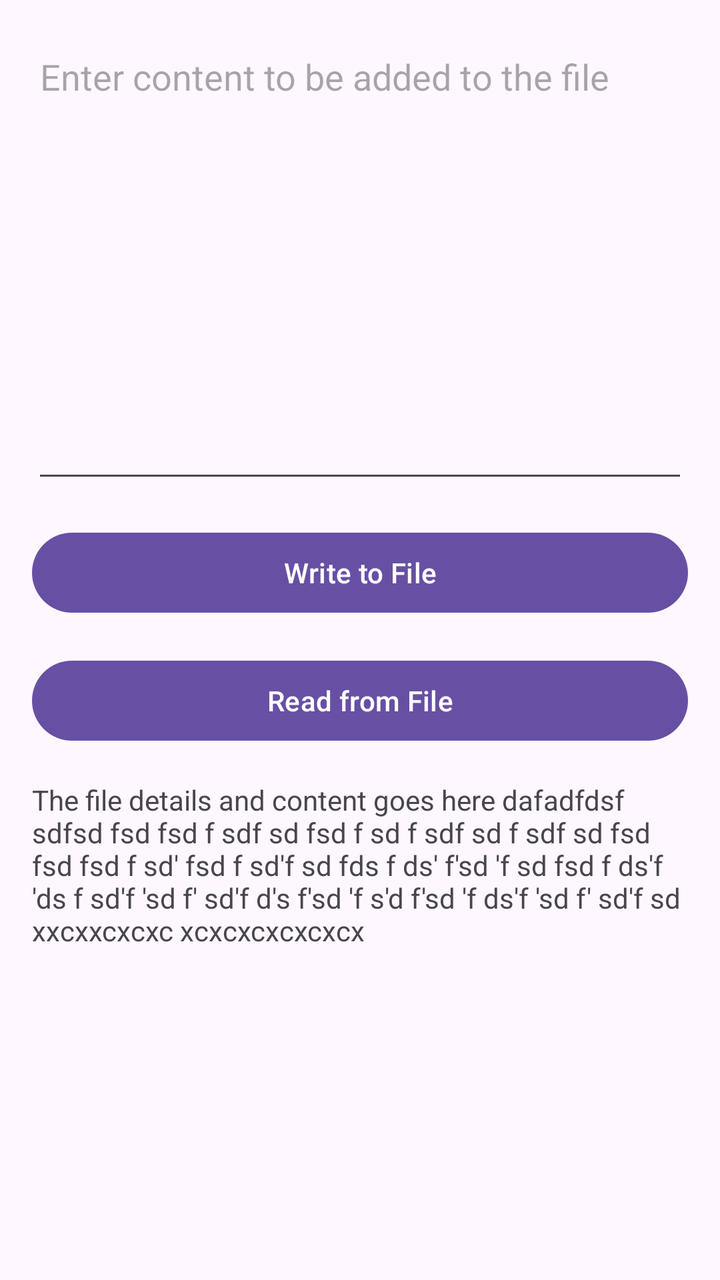
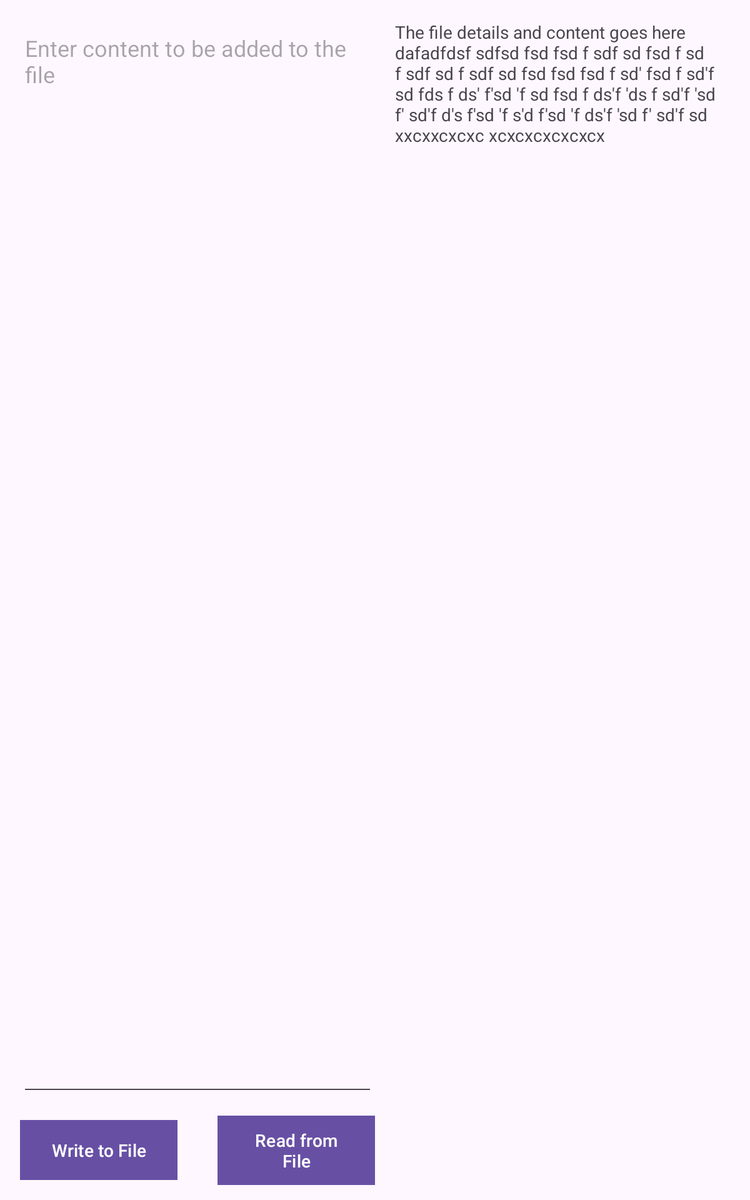

The same Android screen from two of the app's own layout files: first res/layout/ as a phone draws it, then the repository's variant for another configuration, drawn on a device whose configuration selects that folder. Both files follow.
<!-- AndroidManifest.xml: application theme Theme.ANDROIDDemos -->
<!-- res/layout/activity_files_with_data_directory.xml -->
<?xml version="1.0" encoding="utf-8"?>
<androidx.constraintlayout.widget.ConstraintLayout xmlns:android="http://schemas.android.com/apk/res/android"
    xmlns:app="http://schemas.android.com/apk/res-auto"
    xmlns:tools="http://schemas.android.com/tools"
    android:layout_width="match_parent"
    android:layout_height="match_parent"
    tools:context=".file_storage_demo.files_with_data_directory.FilesWithDataDirectory">

    <EditText
        android:id="@+id/etContentForFileDataDir"
        android:layout_width="0dp"
        android:layout_height="wrap_content"
        android:layout_marginStart="16dp"
        android:layout_marginTop="16dp"
        android:layout_marginEnd="16dp"
        android:gravity="start"
        android:hint="Enter content to be added to the file"
        android:isScrollContainer="true"
        android:minLines="10"
        app:layout_constraintEnd_toEndOf="parent"
        app:layout_constraintStart_toStartOf="parent"
        app:layout_constraintTop_toTopOf="parent" />

    <Button
        android:id="@+id/btnWriteToFileDataDir"
        android:layout_width="0dp"
        android:layout_height="wrap_content"
        android:layout_marginStart="16dp"
        android:layout_marginTop="16dp"
        android:layout_marginEnd="16dp"
        android:text="Write to File"
        app:layout_constraintEnd_toEndOf="parent"
        app:layout_constraintStart_toStartOf="parent"
        app:layout_constraintTop_toBottomOf="@+id/etContentForFileDataDir" />

    <Button
        android:id="@+id/btnReadFromFileDataDir"
        android:layout_width="0dp"
        android:layout_height="wrap_content"
        android:layout_marginStart="16dp"
        android:layout_marginTop="16dp"
        android:layout_marginEnd="16dp"
        android:text="Read from File"
        app:layout_constraintEnd_toEndOf="parent"
        app:layout_constraintStart_toStartOf="parent"
        app:layout_constraintTop_toBottomOf="@+id/btnWriteToFileDataDir" />

    <ScrollView
        android:layout_width="0dp"
        android:layout_height="0dp"
        android:layout_marginStart="16dp"
        android:layout_marginTop="16dp"
        android:layout_marginEnd="16dp"
        app:layout_constraintBottom_toBottomOf="parent"
        app:layout_constraintEnd_toEndOf="parent"
        app:layout_constraintStart_toStartOf="parent"
        app:layout_constraintTop_toBottomOf="@+id/btnReadFromFileDataDir">

        <LinearLayout
            android:layout_width="match_parent"
            android:layout_height="wrap_content"
            android:orientation="vertical">

            <TextView
                android:id="@+id/tvContentsOfFileDataDir"
                android:layout_width="match_parent"
                android:layout_height="match_parent"
                android:scrollIndicators="end"
                android:scrollbarAlwaysDrawVerticalTrack="true"
                android:scrollbarStyle="insideOverlay"
                android:scrollbars="vertical"
                android:scrollHorizontally="false"
                android:text="The file details and content goes here
dafadfdsf
sdfsd
fsd
fsd
f
sdf
sd
fsd
f
sd
f
sdf
sd
f
sdf
sd
fsd
fsd
fsd
f
sd'
fsd
f
sd'f
sd
fds
f
ds'
f'sd
'f
sd
fsd
f
ds'f
'ds
f
sd'f
'sd
f'
sd'f
d's
f'sd
'f
s'd
f'sd
'f
ds'f
'sd
f'
sd'f
sd
xxcxxcxcxc
xcxcxcxcxcxcx" />
        </LinearLayout>
    </ScrollView>
</androidx.constraintlayout.widget.ConstraintLayout>
<!-- resources referenced by this layout -->
<resources>
  <style name="Theme.ANDROIDDemos" parent="Theme.Material3.DayNight" />
</resources>
<!-- res/layout-sw600dp/activity_files_with_data_directory.xml (the repository's variant of the layout above) -->
<!-- drawn on a 7-inch tablet held upright -->
<?xml version="1.0" encoding="utf-8"?>
<androidx.constraintlayout.widget.ConstraintLayout xmlns:android="http://schemas.android.com/apk/res/android"
    xmlns:app="http://schemas.android.com/apk/res-auto"
    xmlns:tools="http://schemas.android.com/tools"
    android:layout_width="match_parent"
    android:layout_height="match_parent"
    tools:context=".file_storage_demo.files_with_data_directory.FilesWithDataDirectory">

    <EditText
        android:id="@+id/etContentForFileDataDir"
        android:layout_width="0dp"
        android:layout_height="0dp"
        android:layout_marginStart="16dp"
        android:layout_marginTop="16dp"
        android:layout_marginBottom="16dp"
        android:gravity="start"
        android:hint="Enter content to be added to the file"
        android:isScrollContainer="true"
        android:minLines="3"
        app:layout_constraintBottom_toTopOf="@+id/btnWriteToFileDataDir"
        app:layout_constraintEnd_toStartOf="@+id/guideline3"
        app:layout_constraintStart_toStartOf="parent"
        app:layout_constraintTop_toTopOf="parent" />

    <Button
        android:id="@+id/btnWriteToFileDataDir"
        android:layout_width="0dp"
        android:layout_height="wrap_content"
        android:layout_marginStart="16dp"
        android:layout_marginEnd="16dp"
        android:layout_marginBottom="16dp"
        android:background="@color/teal_200"
        android:text="Write to File"
        app:layout_constraintBottom_toBottomOf="parent"
        app:layout_constraintEnd_toStartOf="@+id/btnReadFromFileDataDir"
        app:layout_constraintStart_toStartOf="parent" />

    <Button
        android:id="@+id/btnReadFromFileDataDir"
        android:layout_width="0dp"
        android:layout_height="wrap_content"
        android:layout_marginStart="16dp"
        android:layout_marginTop="16dp"
        android:layout_marginBottom="16dp"
        android:background="@color/teal_200"
        android:text="Read from File"
        app:layout_constraintBottom_toBottomOf="parent"
        app:layout_constraintEnd_toStartOf="@+id/guideline3"
        app:layout_constraintStart_toEndOf="@+id/btnWriteToFileDataDir"
        app:layout_constraintTop_toBottomOf="@+id/etContentForFileDataDir" />

    <ScrollView
        android:layout_width="0dp"
        android:layout_height="0dp"
        android:layout_marginStart="16dp"
        android:layout_marginTop="16dp"
        android:layout_marginEnd="16dp"
        app:layout_constraintBottom_toBottomOf="parent"
        app:layout_constraintEnd_toEndOf="parent"
        app:layout_constraintStart_toStartOf="@+id/guideline3"
        app:layout_constraintTop_toTopOf="parent">

        <LinearLayout
            android:layout_width="match_parent"
            android:layout_height="wrap_content"
            android:orientation="vertical">

            <TextView
                android:id="@+id/tvContentsOfFileDataDir"
                android:layout_width="match_parent"
                android:layout_height="match_parent"
                android:scrollIndicators="end"
                android:scrollbarAlwaysDrawVerticalTrack="true"
                android:scrollbarStyle="insideOverlay"
                android:scrollbars="vertical"
                android:scrollHorizontally="false"
                android:text="The file details and content goes here
dafadfdsf
sdfsd
fsd
fsd
f
sdf
sd
fsd
f
sd
f
sdf
sd
f
sdf
sd
fsd
fsd
fsd
f
sd'
fsd
f
sd'f
sd
fds
f
ds'
f'sd
'f
sd
fsd
f
ds'f
'ds
f
sd'f
'sd
f'
sd'f
d's
f'sd
'f
s'd
f'sd
'f
ds'f
'sd
f'
sd'f
sd
xxcxxcxcxc
xcxcxcxcxcxcx" />
        </LinearLayout>
    </ScrollView>

    <androidx.constraintlayout.widget.Guideline
        android:id="@+id/guideline3"
        android:layout_width="wrap_content"
        android:layout_height="wrap_content"
        android:orientation="vertical"
        app:layout_constraintGuide_percent="0.50" />
</androidx.constraintlayout.widget.ConstraintLayout>
